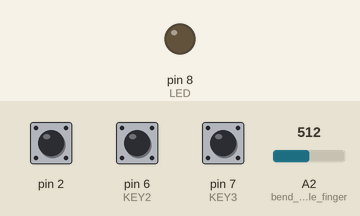
Recording of a sketch running on a simulated Arduino Nano, built with avr-gcc and run on an emulated ATmega328P. Parts: output pins drawn as LEDs (lit = HIGH). The inputs (shaded band) are chosen by the test bench; at power-on: pin 2 HIGH, A2 (bend_middle_finger) = 512, pin 6 (KEY2) HIGH, pin 7 (KEY3) HIGH. What the sketch prints to the serial monitor is not drawn.

Above: at 1.2 s.
1.3 s: pin 2 pulled LOW for 0.15 s
At 2.0 s:
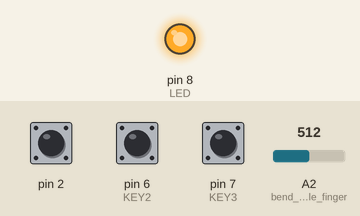
5.9 s: pin 2 pulled LOW for 1 s
At 7.3 s:
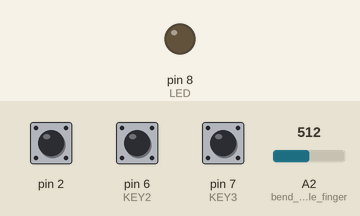
8.4 s: pin 2 pulled LOW for 3.2 s
At 9.0 s:
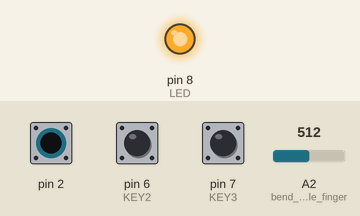
14.6 s: A2 (bend_middle_finger) set to 739
17.6 s: A2 (bend_middle_finger) set to 764
Timing chart, 0 to 20.3 s (numbered marks = the images above; inputs shaded):
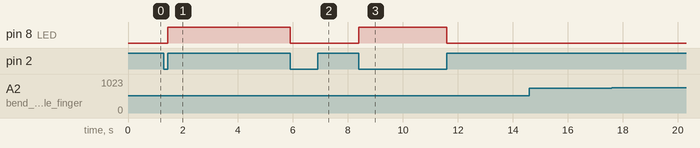

Measured:
- after the input at 1.3 s, pin 8 (LED): LOW → HIGH after 0.15 s
- after the input at 5.9 s, pin 8 (LED): HIGH → LOW at once
- after the input at 8.4 s, pin 8 (LED): LOW → HIGH at once, → LOW 3.2 s later
- after the input at 14.6 s, every drawn part: stays the same
- after the input at 17.6 s, every drawn part: stays the same

The sketch:

T.ino
```cpp
int bend_thumbs = A0;
int bend_index_finger = A1;
int bend_middle_finger = A2;
int bend_ring_finger = A3;
int bend_little_finger = A6;

int mode=1;
const int LED=8;

const int KEY2=6;
const int KEY3=7;
int key2,key3;


void getval();
void sendval1();
void sendval2();


int bendval[5];

void setup() {
  Serial.begin(57600);
   pinMode(2,INPUT_PULLUP);
   pinMode(KEY2,INPUT_PULLUP);
   pinMode(KEY3,INPUT_PULLUP);
   pinMode(LED,OUTPUT);
   attachInterrupt(0, state, CHANGE);

}

void loop() {


  getval();
  //test();
 sendval1();


}


void getval()
{
  bendval[0] =  analogRead(bend_middle_finger);//analogRead(bend_thumbs);
  bendval[1] = analogRead(bend_middle_finger);//analogRead(bend_index_finger);
  bendval[2] = analogRead(bend_middle_finger);
  bendval[3] = analogRead(bend_middle_finger);                                    //analogRead(bend_ring_finger);
  bendval[4] = analogRead(bend_middle_finger);//analogRead(bend_little_finger);
  key2=digitalRead(KEY2);
  key3=digitalRead(KEY3);

  constrain(bendval[0],190,400);
  constrain(bendval[1],320,600);
  constrain(bendval[2],390,650);
  constrain(bendval[3],330,610);
  constrain(bendval[4],360,605);

  bendval[0]=map( bendval[0],190,400,150,80);
  bendval[1]=map( bendval[1],320,600,150,85);
  bendval[2]=map( bendval[2],390,650,60,0);
  bendval[3]=map( bendval[3],330,610,80,20);
  bendval[4]=map( bendval[4],360,605,150,90);
 }


 void sendval1()
 {
 Serial.print('C');
  Serial.print(bendval[0],DEC);
  Serial.write('a');

  Serial.print(bendval[1],DEC);
  Serial.write('a');

  Serial.print(bendval[2],DEC);
  Serial.write('a');

  Serial.print(bendval[3],DEC);
  Serial.write('a');

  Serial.print(bendval[4],DEC);
  Serial.write('a');

  Serial.print(mode,DEC);
  Serial.write('a');

  Serial.print(key2,DEC);
  Serial.write('a');

  Serial.print(key3,DEC);
  Serial.write('a');


   delay(20);

}


 void test()
{
  Serial.print("thumbs:");
  Serial.println(bendval[0]);
  Serial.print("index_finger:");
  Serial.println(bendval[1]);
  Serial.print("middle_finger:");
  Serial.println(bendval[2]);
  Serial.print("ring_finger:");
  Serial.println(bendval[3]);
  Serial.print("little_finger:");
  Serial.println(bendval[4]);
  Serial.println();
  Serial.println();
  delay(500);
}


void state()
{
  mode++;
  if (mode>3)
  mode=1;

  if(mode==3)
  {
    digitalWrite(LED,HIGH);
  }
  else
  {
    digitalWrite(LED,LOW);
  }

}
```
